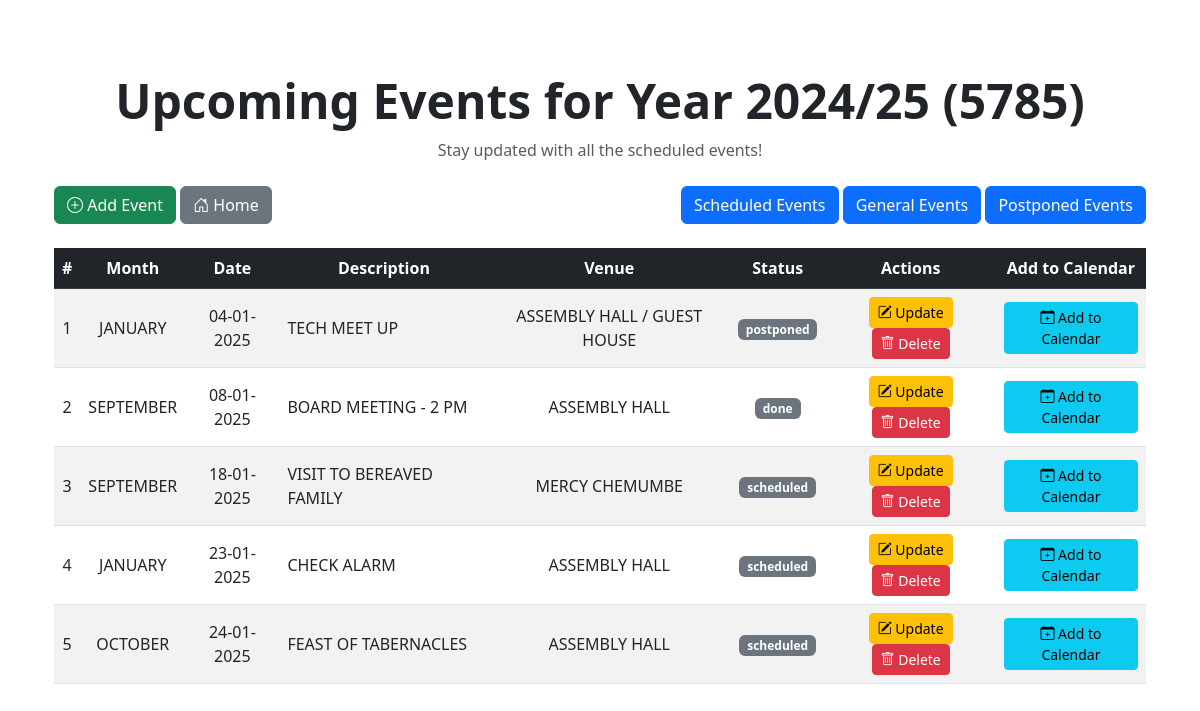
The page /events (signed in) on the database its author committed.
### application/models.py (models this page shows, shortened)
class Event(db.Model):
    id = db.Column(db.Integer, primary_key=True)
    month = db.Column(db.String(20), nullable=False)
    branch = db.Column(db.String(20), nullable=False)
    event_date = db.Column(db.Date, nullable=False)
    event_desc  = db.Column(db.Text, nullable=False)
    event_venue  = db.Column(db.Text, nullable=False)
    event_status  = db.Column(db.Enum('done', 'postponed', 'scheduled', name='status_enum', default='scheduled'), nullable=False)

### application/routes.py (the view)
@app.route('/events', methods=['POST', 'GET'])
def events():
  if current_user.is_authenticated:
    events = Event.query.filter_by(branch=current_user.branch).order_by(Event.event_date.asc()).all()
  else:
     return redirect(url_for('login'))
  return render_template('events.html', events=events, title='Events')

### application/models.py (called while the page is built)
@login_manager.user_loader
def load_user(user_id):
    return User.query.get(int(user_id))

### application/templates/events.html
{% extends "layout.html" %}
{% block content %}
<body>
    <div class="container mt-5">
        <div class="text-center mb-4">
            <h1 class="display-5 fw-bold">Upcoming Events for Year 2024/25 (5785)</h1>
            <p class="text-muted">Stay updated with all the scheduled events!</p>
        </div>
        <div class="d-flex justify-content-between align-items-center mb-4">
            <div>
                <a href="{{ url_for('add_event') }}" class="btn btn-success">
                    <i class="bi bi-plus-circle"></i> Add Event
                </a>
                <a href="{{ url_for('home') }}" class="btn btn-secondary">
                    <i class="bi bi-house-door"></i> Home
                </a>
            </div>
            <div>
                <a href="#" class="btn btn-primary">Scheduled Events</a>
                <a href="{{ url_for('general_events') }}" class="btn btn-primary">General Events</a>
                <a href="#" class="btn btn-primary">Postponed Events</a>
            </div>
        </div>
        <div class="table-responsive">
            <table class="table table-hover table-striped align-middle">
                <thead class="table-dark text-center">
                    <tr>
                        <th>#</th>
                        <th>Month</th>
                        <th>Date</th>
                        <th>Description</th>
                        <th>Venue</th>
                        <th>Status</th>
                        <th>Actions</th>
                        <th>Add to Calendar</th>
                    </tr>
                </thead>
                <tbody>
                    {% if events %}
                        {% for event in events %}
                        <tr>
                            <td class="text-center">{{ loop.index }}</td>
                            <td class="text-center">{{ event.month }}</td>
                            <td class="text-center">{{ event.event_date.strftime('%d-%m-%Y') }}</td>
                            <td>{{ event.event_desc }}</td>
                            <td class="text-center">{{ event.event_venue }}</td>
                            <td class="text-center">
                                <span class="badge {{ 'bg-success' if event.event_status == 'Active' else 'bg-secondary' }}">
                                    {{ event.event_status }}
                                </span>
                            </td>
                            <td class="text-center">
                                <a href="{{ url_for('update_event', event_id=event.id) }}" class="btn btn-warning btn-sm">
                                    <i class="bi bi-pencil-square"></i> Update
                                </a>
                                <a href="{{ url_for('delete_event', event_id=event.id) }}" class="btn btn-danger btn-sm"
                                   onclick="return confirm('Are you sure you want to delete this event?');">
                                    <i class="bi bi-trash"></i> Delete
                                </a>
                            </td>
                            <td class="text-center">
                                <a href="{{ url_for('download_ics', event_id=event.id) }}" class="btn btn-info btn-sm" role="button">
                                    <i class="bi bi-calendar-plus"></i> Add to Calendar
                                </a>
                            </td>
                        </tr>
                        {% endfor %}
                    {% else %}
                        <tr>
                            <td colspan="8" class="text-center text-muted">
                                <i class="bi bi-info-circle"></i> No events available at the moment.
                            </td>
                        </tr>
                    {% endif %}
                </tbody>
            </table>
        </div>
    </div>
</body>
{% endblock content %}

### rows shown on the page
Event: month "JANUARY", event_date "04-01-2025", event_desc "TECH MEET UP", event_venue "ASSEMBLY HALL / GUEST HOUSE", event_status "postponed"
Event: month "SEPTEMBER", event_date "08-01-2025", event_desc "BOARD MEETING - 2 PM", event_venue "ASSEMBLY HALL", event_status "done"
Event: month "SEPTEMBER", event_date "18-01-2025", event_desc "VISIT TO BEREAVED FAMILY", event_venue "MERCY CHEMUMBE", event_status "scheduled"
Event: month "JANUARY", event_date "23-01-2025", event_desc "CHECK ALARM", event_venue "ASSEMBLY HALL", event_status "scheduled"
Event: month "OCTOBER", event_date "24-01-2025", event_desc "FEAST OF TABERNACLES", event_venue "ASSEMBLY HALL", event_status "scheduled"
